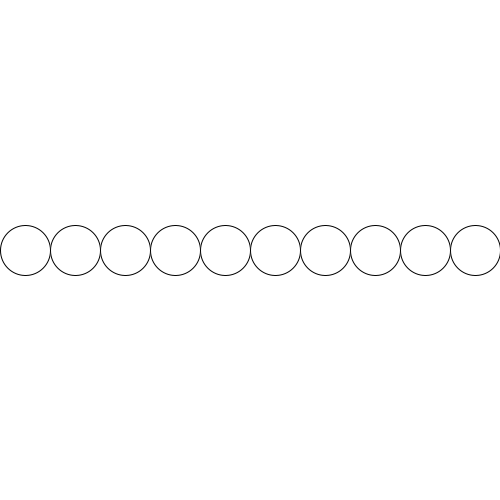
Frame 1 (no input)
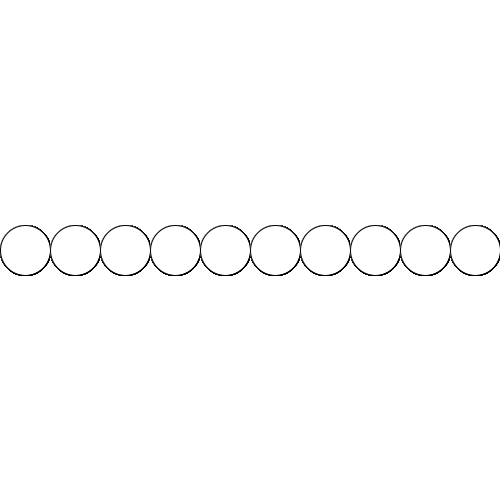
Frame 60 (the mouse pressed at the canvas centre just before this capture)
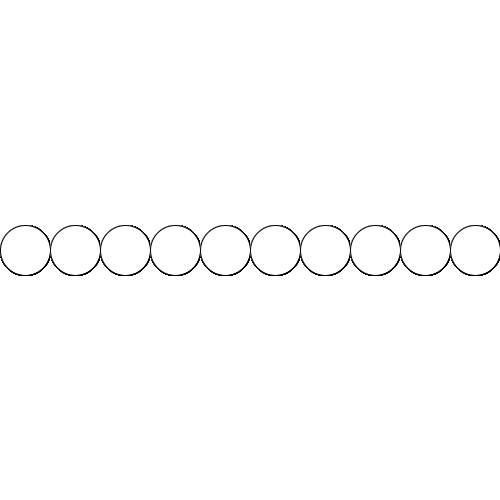
Frame 120 (the mouse held since frame 60 and released just before this capture)

The Processing sketch that drew these frames (run headless with seeded random() and noise(); from frame 60 on, the mouse is pressed at the canvas centre):

// Processing sketch: sketch_4
// ── sketch_4.pde
//this sketch should have 10 ellipses spaced evenly across the screen 
//each ellipse should change the background color when it's pressed 

//right now the ellipses are all stacked on top of each other and the last ellipse is drawn
int size = 50; 
int xPos[] = new int[10]; 

color bgColor[] = new color[10]; 

void setup(){
  size(500, 500); 
  
  for(int i = 0; i<10; i++){
    xPos[i] = size/2; 
    bgColor[i] = color(random(0,255), random(0, 255), random(0, 255));
  }
  background(255);
}

void draw(){
  //for(int i = 0; i<10; i++){
  //  float dist = dist(mouseX, mouseY, xPos[i], height/2);
  //}
  
  for(int i = 0; i<10; i++){
    xPos[i] = size * i+size/2;
    ellipse(xPos[i], height/2, size, size); 
  }
}

void mousePressed(){
  for(int i = 0; i<10; i++){
    float dist = dist(mouseX, mouseY, xPos[i], height/2);
    if(dist<=size/2){
      background(bgColor[i]);
    }
  }
}
